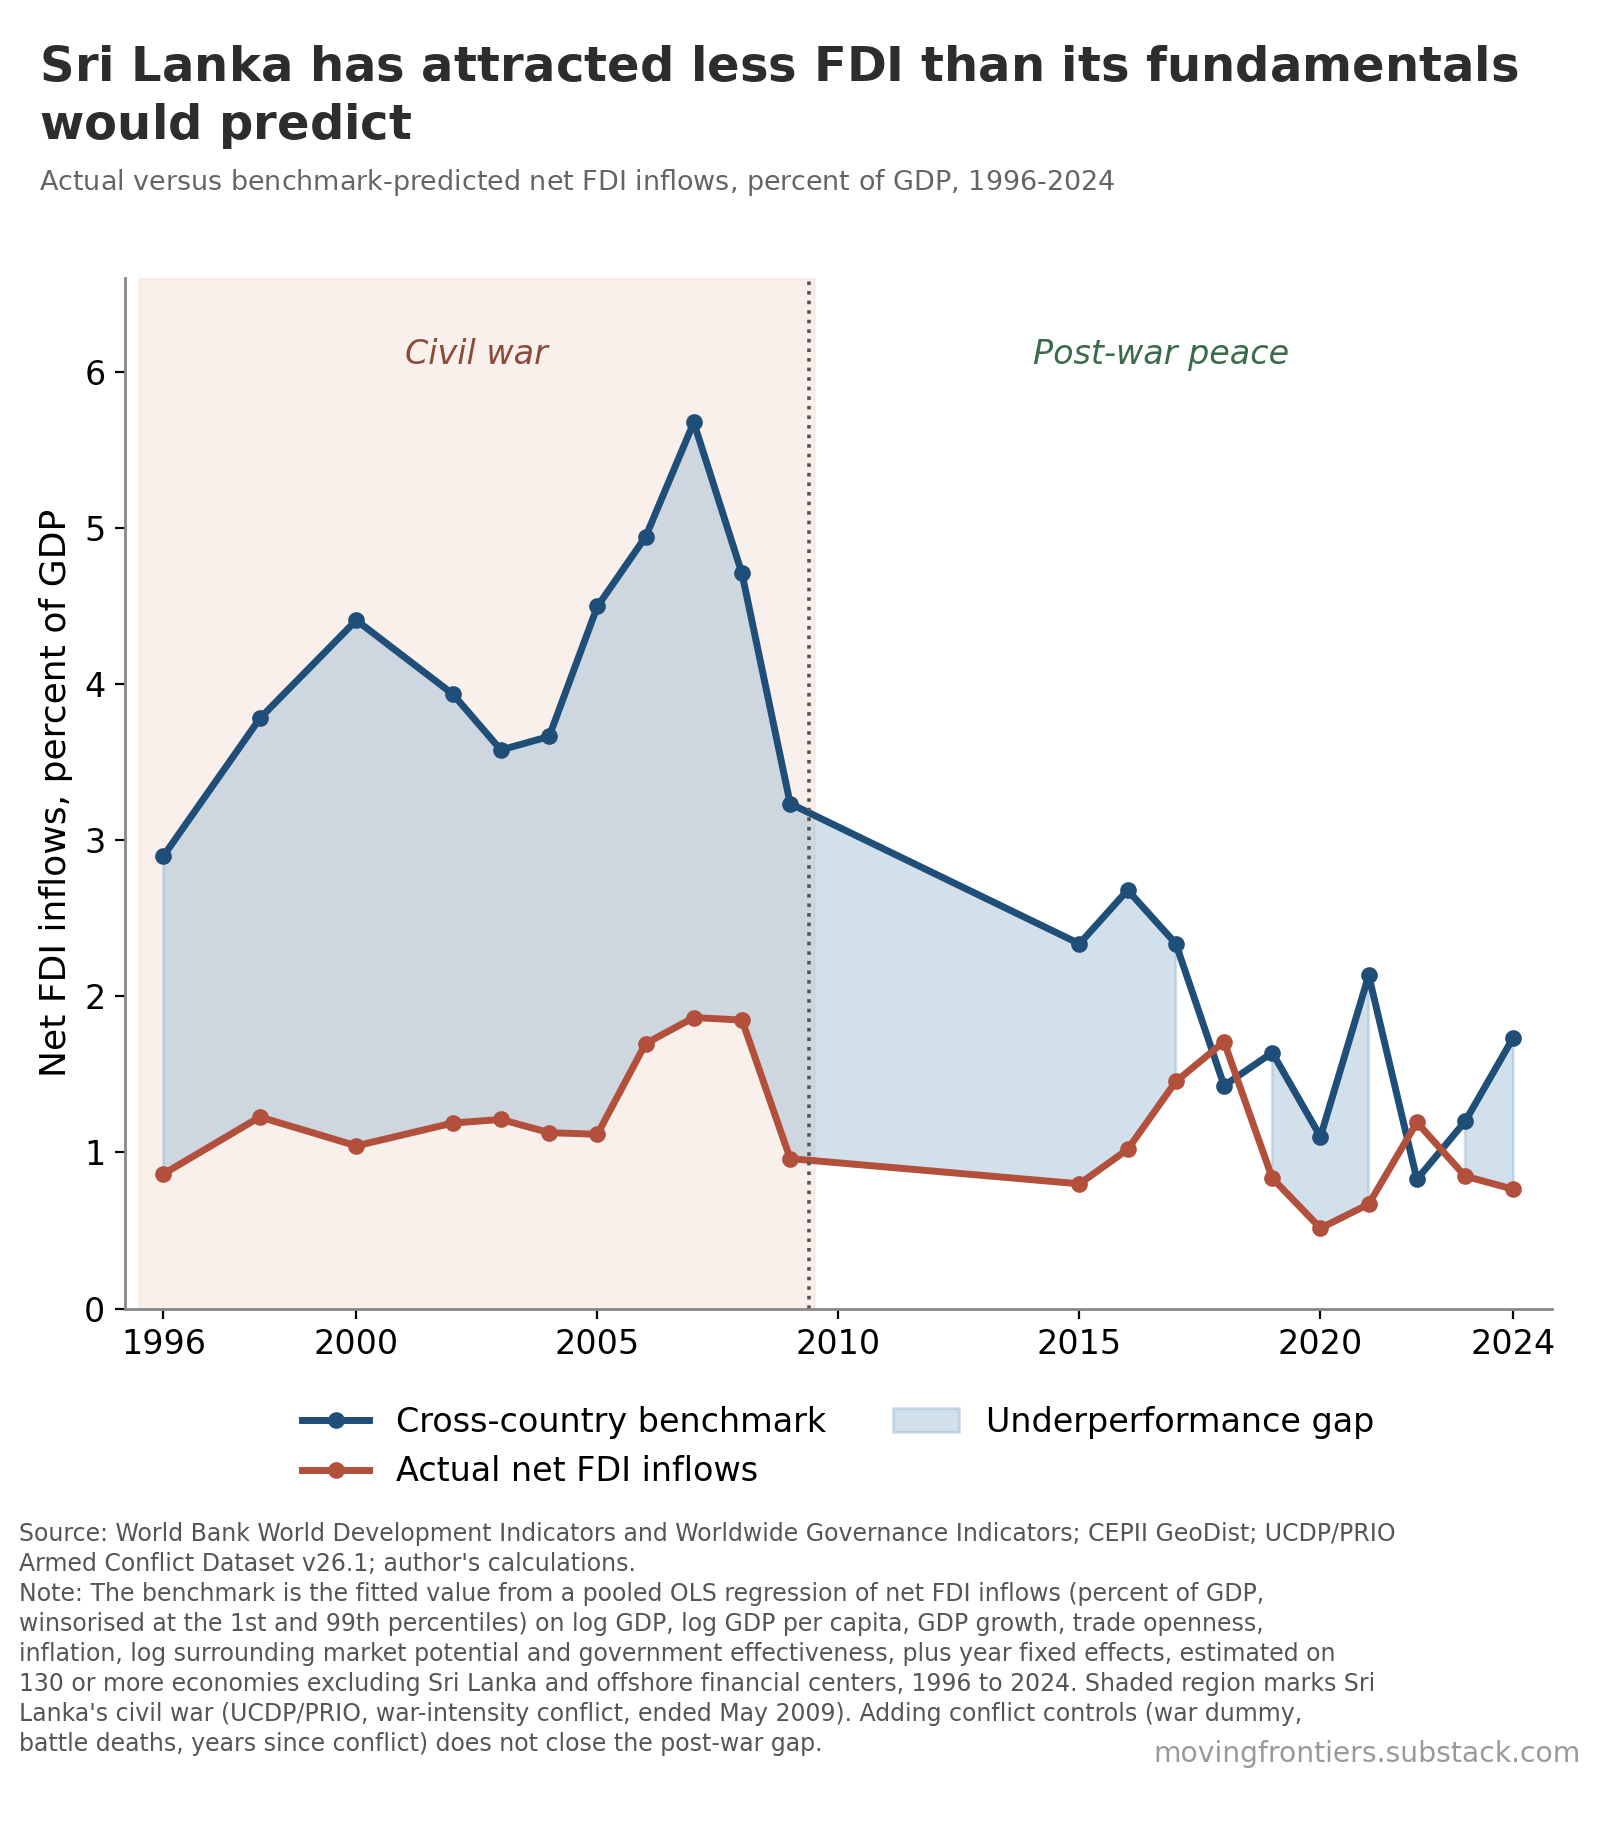

This figure's Python source:

"""
chart-2-actual-vs-benchmark-fdi-to-gdp.py
Sri Lanka: actual versus benchmark-predicted net FDI inflows, 1996-2024.

Self-contained: the data are embedded below, so this script runs on its own.
The companion file chart-2-actual-vs-benchmark-fdi-to-gdp.csv holds the same numbers.

The benchmark is a leave-one-out prediction. A pooled OLS model of net FDI
inflows (% of GDP, winsorised at the 1st/99th percentiles) on log GDP, log GDP
per capita, GDP growth, trade openness, inflation, log surrounding market
potential and government effectiveness, with year fixed effects, is estimated
on 130+ economies EXCLUDING Sri Lanka. Those coefficients are then applied to
Sri Lanka's own observed characteristics, year by year.

Run:  python chart-2-actual-vs-benchmark-fdi-to-gdp.py
Out:  chart-2-actual-vs-benchmark-fdi-to-gdp.png
"""
import numpy as np

# ── Moving Frontiers chart template (embedded so each script is self-contained) ──
import textwrap
import matplotlib; matplotlib.use("Agg")
import matplotlib.pyplot as plt
from PIL import Image, ImageDraw, ImageFont

DPI      = 200
C_RED    = "#B2503B"   # Sri Lanka / actual
C_BLUE   = "#1F4E79"   # benchmark
C_LBLU   = "#7FA8C9"   # gap fill / peer bars
C_GOLD   = "#E0A458"
C_MUTE   = "#555555"

CAP_FS      = 8.5                          # Source/Note font size
WM_FS       = CAP_FS * 1.2                 # watermark is 1.2x the caption
WM_TXT      = "movingfrontiers.substack.com"
FULL_W      = 112                          # caption wrap width (chars)
SHORT_W     = 76                           # last line wrapped short for watermark
GAP_PX      = 20                           # content bottom -> caption top
WM_DROP_PX  = 3                            # watermark nudged below its baseline
BOT_MARGIN  = 16
LINESPACING = 1.32

plt.rcParams.update({
    "font.family": "DejaVu Sans", "font.size": 13,
    "axes.labelsize": 13, "xtick.labelsize": 12, "ytick.labelsize": 12,
    "legend.fontsize": 12,
    "axes.edgecolor": "#888888", "axes.linewidth": 1.0,
    "figure.facecolor": "white", "axes.facecolor": "white",
})


def wrap_caption(source, note):
    """Flush-left wrap, no continuation indent; last line short for the watermark."""
    lines  = textwrap.wrap(f"Source: {source}", width=FULL_W)
    lines += textwrap.wrap(f"Note: {note}",     width=FULL_W)
    if len(lines[-1]) > SHORT_W:
        lines = lines[:-1] + textwrap.wrap(lines[-1], width=SHORT_W)
    return lines


def caption_block_px(source, note, dpi=DPI):
    n  = len(wrap_caption(source, note))
    lh = CAP_FS * LINESPACING * dpi / 72.0
    return GAP_PX + n * lh + BOT_MARGIN


def lowest_px(fig, artists):
    """Bottom edge (px from figure bottom) of the lowest rendered element."""
    fig.canvas.draw()
    r = fig.canvas.get_renderer()
    return min(a.get_window_extent(r).y0 for a in artists)


def place_caption(fig, source, note, anchor_px):
    """Caption top sits GAP_PX below anchor; watermark baseline-aligned to last line."""
    fig.canvas.draw()
    r = fig.canvas.get_renderer()
    Hpx = fig.get_size_inches()[1] * fig.dpi
    lines = wrap_caption(source, note)
    lh = CAP_FS * LINESPACING * fig.dpi / 72.0
    probe = fig.text(0.5, 0.5, "Ag", fontsize=CAP_FS, va="baseline")
    bb = probe.get_window_extent(r)
    ascent = bb.height - (0.5 * Hpx - bb.y0)
    probe.remove()
    top_y = anchor_px - GAP_PX
    fig.text(0.012, top_y / Hpx, "\n".join(lines), fontsize=CAP_FS, color="#555555",
             ha="left", va="top", linespacing=LINESPACING)
    last_baseline = top_y - ascent - (len(lines) - 1) * lh - WM_DROP_PX
    fig.text(0.988, last_baseline / Hpx, WM_TXT, fontsize=WM_FS, color="#999999",
             ha="right", va="baseline")


def _wrap_px(words, font, maxw):
    lines, cur = [], ""
    for w in words:
        t = (cur + " " + w).strip()
        if font.getlength(t) <= maxw or not cur:
            cur = t
        else:
            lines.append(cur); cur = w
    if cur:
        lines.append(cur)
    return lines


def add_title_band(png_path, title, subtitle):
    """Bold title + gray subtitle band above the plot; title wraps if needed."""
    img = Image.open(png_path); W, H = img.size
    ts = int(W * 0.030); ss = int(ts * 0.58)
    try:
        ft = ImageFont.truetype("/usr/share/fonts/truetype/dejavu/DejaVuSans-Bold.ttf", ts)
        fs = ImageFont.truetype("/usr/share/fonts/truetype/dejavu/DejaVuSans.ttf", ss)
    except Exception:
        ft = ImageFont.load_default(); fs = ImageFont.load_default()
    x = int(W * 0.025); maxw = W - 2 * x
    tl = _wrap_px(title.split(), ft, maxw)
    sl = _wrap_px(subtitle.split(), fs, maxw)
    pad = int(ts * 0.75); gap = int(ts * 0.35)
    tlh = int(ts * 1.22); slh = int(ss * 1.30)
    bh  = pad + len(tl) * tlh + gap + len(sl) * slh + pad
    canvas = Image.new("RGB", (W, H + bh), "white")
    canvas.paste(img, (0, bh))
    d = ImageDraw.Draw(canvas)
    y = pad
    for ln in tl:
        d.text((x, y), ln, fill=(45, 45, 45), font=ft); y += tlh
    y += gap - int(ts * 0.10)
    for ln in sl:
        d.text((x, y), ln, fill=(100, 100, 100), font=fs); y += slh
    canvas.save(png_path)


def style_ax(ax):
    ax.spines["top"].set_visible(False)
    ax.spines["right"].set_visible(False)

# ── data: year, actual FDI (% GDP), leave-one-out benchmark (% GDP) ──
DATA = [
    (1996, 0.862546, 2.899000),
    (1998, 1.227252, 3.779941),
    (2000, 1.042074, 4.408311),
    (2002, 1.188278, 3.935718),
    (2003, 1.211327, 3.577504),
    (2004, 1.126677, 3.663997),
    (2005, 1.116129, 4.496472),
    (2006, 1.697007, 4.942277),
    (2007, 1.863974, 5.675264),
    (2008, 1.847530, 4.707731),
    (2009, 0.960390, 3.233808),
    (2015, 0.798746, 2.336155),
    (2016, 1.019372, 2.679952),
    (2017, 1.454628, 2.336736),
    (2018, 1.708887, 1.427744),
    (2019, 0.835367, 1.639303),
    (2020, 0.514701, 1.100664),
    (2021, 0.668826, 2.133964),
    (2022, 1.192493, 0.828090),
    (2023, 0.848017, 1.198479),
    (2024, 0.764078, 1.735785),
]
YEARS     = np.array([d[0] for d in DATA])
ACTUAL    = np.array([d[1] for d in DATA])
BENCHMARK = np.array([d[2] for d in DATA])

WAR_START, WAR_END = 1995.5, 2009.5   # UCDP/PRIO: conflict ends May 2009

TITLE    = "Sri Lanka has attracted less FDI than its fundamentals would predict"
SUBTITLE = "Actual versus benchmark-predicted net FDI inflows, percent of GDP, 1996-2024"
SOURCE   = ("World Bank World Development Indicators and Worldwide Governance Indicators; "
            "CEPII GeoDist; UCDP/PRIO Armed Conflict Dataset v26.1; author's calculations.")
NOTE     = ("The benchmark is the fitted value from a pooled OLS regression of net FDI inflows "
            "(percent of GDP, winsorised at the 1st and 99th percentiles) on log GDP, log GDP per "
            "capita, GDP growth, trade openness, inflation, log surrounding market potential and "
            "government effectiveness, plus year fixed effects, estimated on 130 or more economies "
            "excluding Sri Lanka and offshore financial centers, 1996 to 2024. Shaded region marks "
            "Sri Lanka's civil war (UCDP/PRIO, war-intensity conflict, ended May 2009). Adding "
            "conflict controls (war dummy, battle deaths, years since conflict) does not close the "
            "post-war gap.")

OUT = "chart-2-actual-vs-benchmark-fdi-to-gdp.png"

# ── build ──
H_IN  = 8.0
below = caption_block_px(SOURCE, NOTE)

fig, ax = plt.subplots(figsize=(8, H_IN), dpi=DPI)

ax.axvspan(WAR_START, WAR_END, color="#F5E6E0", alpha=0.6, zorder=0)
ax.text(2002.5, 6.05, "Civil war",      ha="center", fontsize=12, color="#8B4A3A", style="italic")
ax.text(2016.7, 6.05, "Post-war peace", ha="center", fontsize=12, color="#3A6B4A", style="italic")

ax.plot(YEARS, BENCHMARK, color=C_BLUE, lw=2.5, marker="o", ms=5,
        label="Cross-country benchmark")
ax.plot(YEARS, ACTUAL,    color=C_RED,  lw=2.5, marker="o", ms=5,
        label="Actual net FDI inflows")
ax.fill_between(YEARS, ACTUAL, BENCHMARK, where=BENCHMARK >= ACTUAL,
                color=C_LBLU, alpha=0.35, label="Underperformance gap")
ax.axvline(2009.4, color="#555555", lw=1.3, ls=":")

ax.set_ylabel("Net FDI inflows, percent of GDP")
# deliberately no x-axis label: the year ticks speak for themselves
ax.set_ylim(0, 6.6)
ax.set_xlim(1995.2, 2024.8)
ax.set_xticks([1996, 2000, 2005, 2010, 2015, 2020, 2024])
style_ax(ax)
leg = ax.legend(loc="upper center", bbox_to_anchor=(0.5, -0.065), ncol=2, frameon=False)

plt.tight_layout(rect=[0, below / (H_IN * DPI), 1, 1])
place_caption(fig, SOURCE, NOTE, lowest_px(fig, [leg]))   # anchored to legend bottom
plt.savefig(OUT, dpi=DPI, facecolor="white")
plt.close()
add_title_band(OUT, TITLE, SUBTITLE)
print("wrote", OUT)
